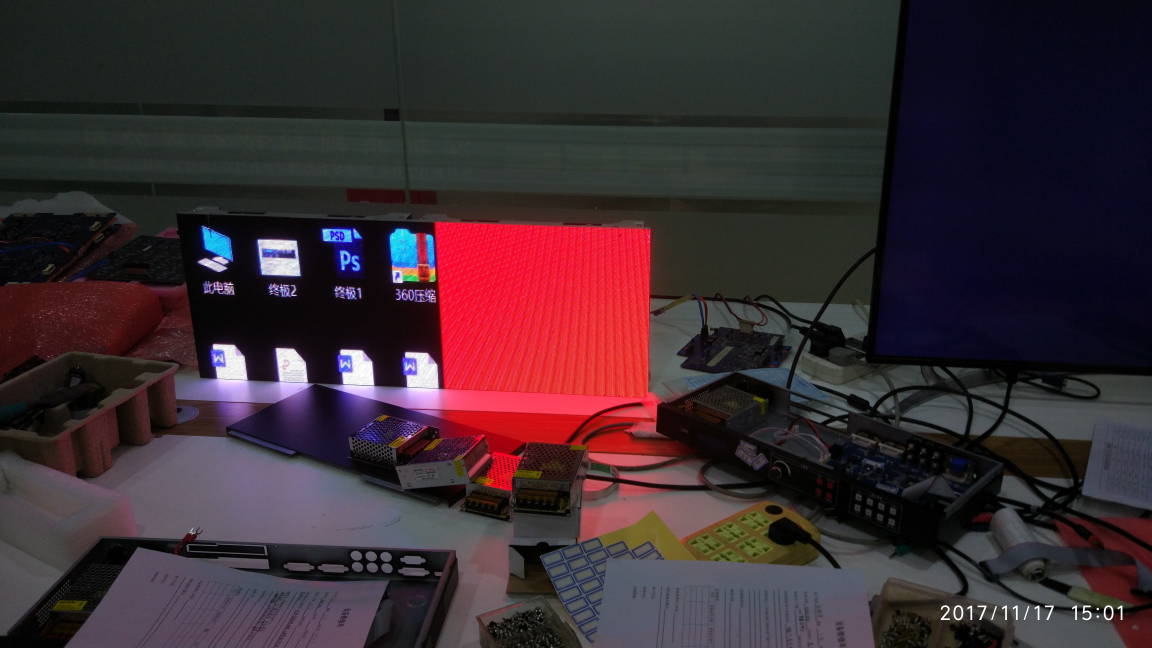
#> input picture IMG_20171117_150123.jpg, 4608 x 2592 px, given in place of IMG_20171118_094101.jpg, which was not available (shown at 1/4 size)
$ python main.py   (older library calls are emulated)
#> lines starting #> are read from the running program, lines starting #| are printed output that depends on the picture; after the words box and inside, x2 and y2 are one past the last pixel; in counts of white or black regions, pixels touching at a corner belong together; pictures that were not available may be replaced by others from this repository, and a replacement may not be noted
#> further down, image is the input picture: shape (2592, 4608, 3); mean B, G, R 49.4, 43.6, 58.9
# import the necessary packages
import numpy as np
import matplotlib.pyplot as plt
import cv2


def show_image(image):
    cv2.namedWindow("image", 0)
    cv2.resizeWindow("image", 800, 600)
    cv2.imshow("image", image)
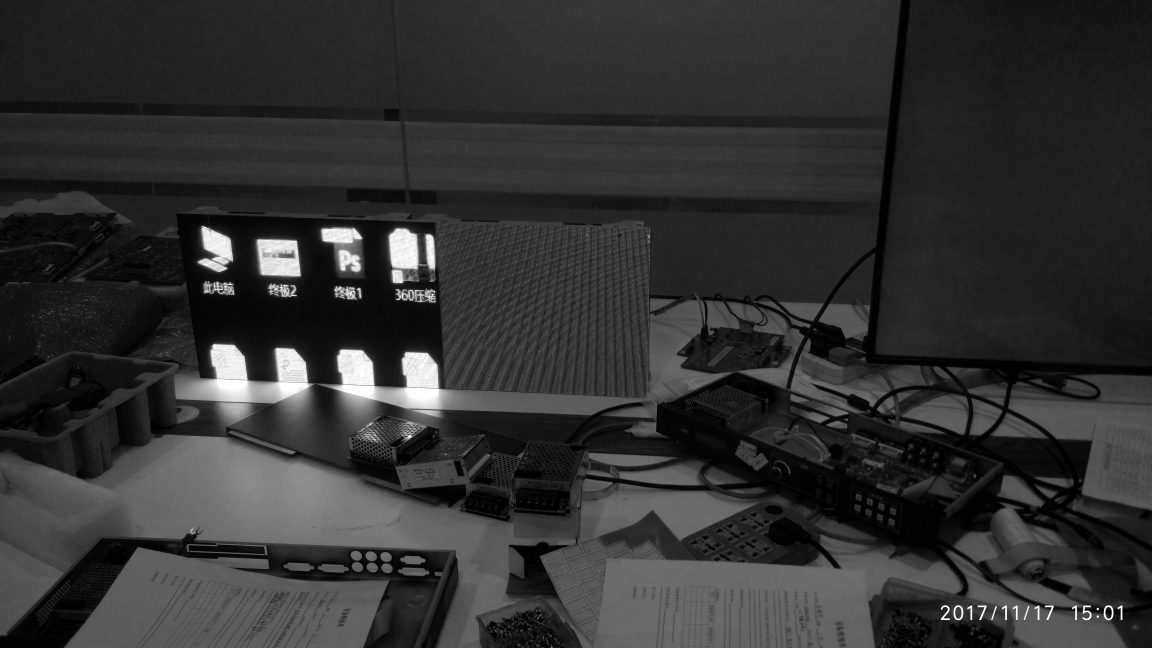
#> window 'image': shape (2592, 4608) (shown at 1/4 size); min 0, max 255, mean 49.4
    cv2.waitKey(0)


def show_histogram(image):
    # opencv方法读取-cv2.calcHist（速度最快）
    # 图像，通道[0]-灰度图，掩膜-无，灰度级，像素范围
    hist_cv = cv2.calcHist([image], [0], None, [256], [0, 256])
    # numpy方法读取-np.histogram()
    hist_np, bins = np.histogram(image.ravel(), 256, [0, 256])
    # numpy的另一种方法读取-np.bincount()（速度=10倍法2）
    hist_np2 = np.bincount(image.ravel(), minlength=256)
    plt.subplot(221), plt.imshow(image, 'gray')
    plt.subplot(222), plt.plot(hist_cv)
    plt.subplot(223), plt.plot(hist_np)
    plt.subplot(224), plt.plot(hist_np2)
    cv2.waitKey(0)


def detect_contour(image):
    show_image(image)
    # compute the Scharr gradient magnitude representation of the images
    # in both the x and y direction
    gradX = cv2.Sobel(image, ddepth=cv2.CV_32F, dx=1, dy=0, ksize=-1)
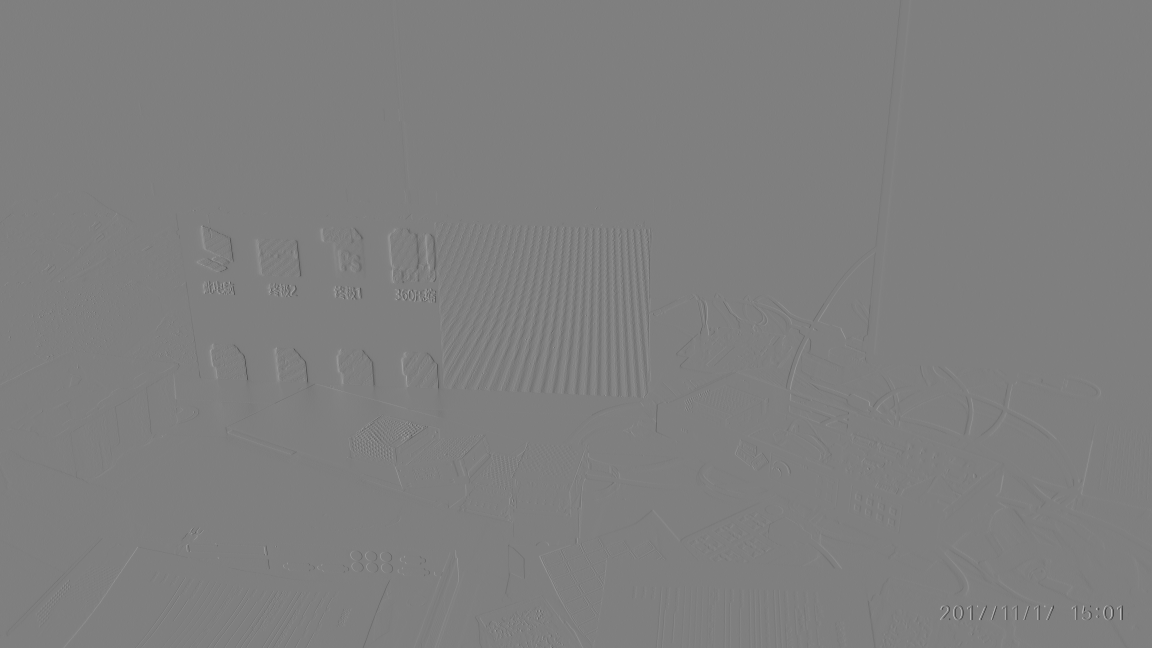
#> gradX: shape (2592, 4608) float32 (shown at 1/4 size); min -4080, max 4080, mean 0; drawn with min black and max white
    gradY = cv2.Sobel(image, ddepth=cv2.CV_32F, dx=0, dy=1, ksize=-1)

    # subtract the y-gradient from the x-gradient
    gradient = cv2.subtract(gradX, gradY)
    gradient = cv2.convertScaleAbs(gradient)
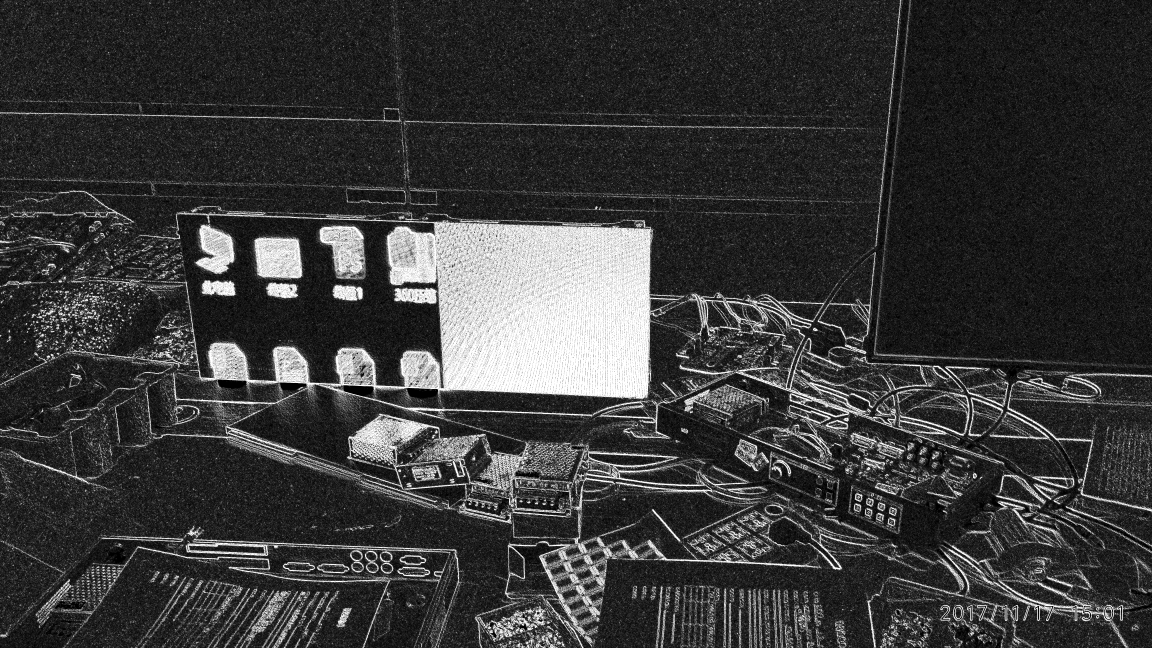
#> gradient: shape (2592, 4608) (shown at 1/4 size); min 0, max 255, mean 56.7

    show_image(gradient)

    # blur and threshold the image
    blurred = cv2.blur(gradient, (9, 9))
    (_, thresh) = cv2.threshold(blurred, 128, 255, cv2.THRESH_BINARY)
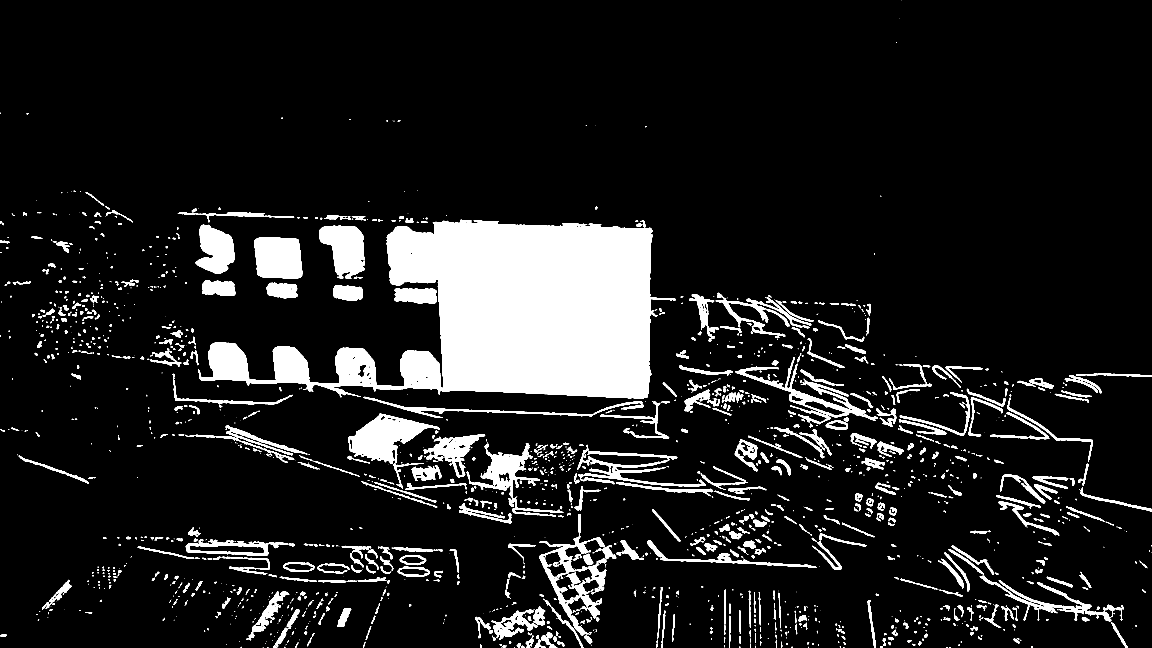
#> thresh: shape (2592, 4608) (shown at 1/4 size); 10.9% white; 2175 white regions (998 under 20 px)

    show_image(thresh)
    '''
    # construct a closing kernel and apply it to the thresholded image
    kernel = cv2.getStructuringElement(cv2.MORPH_RECT, (5, 5))
    closed = cv2.morphologyEx(thresh, cv2.MORPH_CLOSE, kernel)  # 构造正方形，消除间隙

    # perform a series of erosions and dilations
    closed = cv2.erode(closed, None, iterations=2)  # 4次腐蚀，去掉细节
    closed = cv2.dilate(closed, None, iterations=2)  # 4次膨胀，让轮廓突出

    show_image(closed)
    '''
    # find the contours in the thresholded image
    (_, cnts, __) = cv2.findContours(thresh.copy(), cv2.RETR_EXTERNAL, cv2.CHAIN_APPROX_SIMPLE)
#> cnts = 2171 contours, 1175 with area under 20; largest, box (x1, y1, x2, y2) and area: (792, 879, 2703, 1596) 699604, (1394, 1655, 1758, 1856) 33890, (1018, 950, 1209, 1114) 28050, (1278, 903, 1459, 1115) 25609, (2941, 1429, 3512, 1684) 21144

    # if no contours were found, return None
    if len(cnts) == 0:
        return None

    # otherwise, sort the contours by area and compute the rotated
    # bounding box of the largest contour
    cnt = sorted(cnts, key=cv2.contourArea, reverse=True)[0]
#> cnt = contour of 2385 points, box (x1, y1, x2, y2) (792, 879, 2703, 1596), area 699604
    cv2.drawContours(image, [cnt], -1, (255, 255, 255), 10)
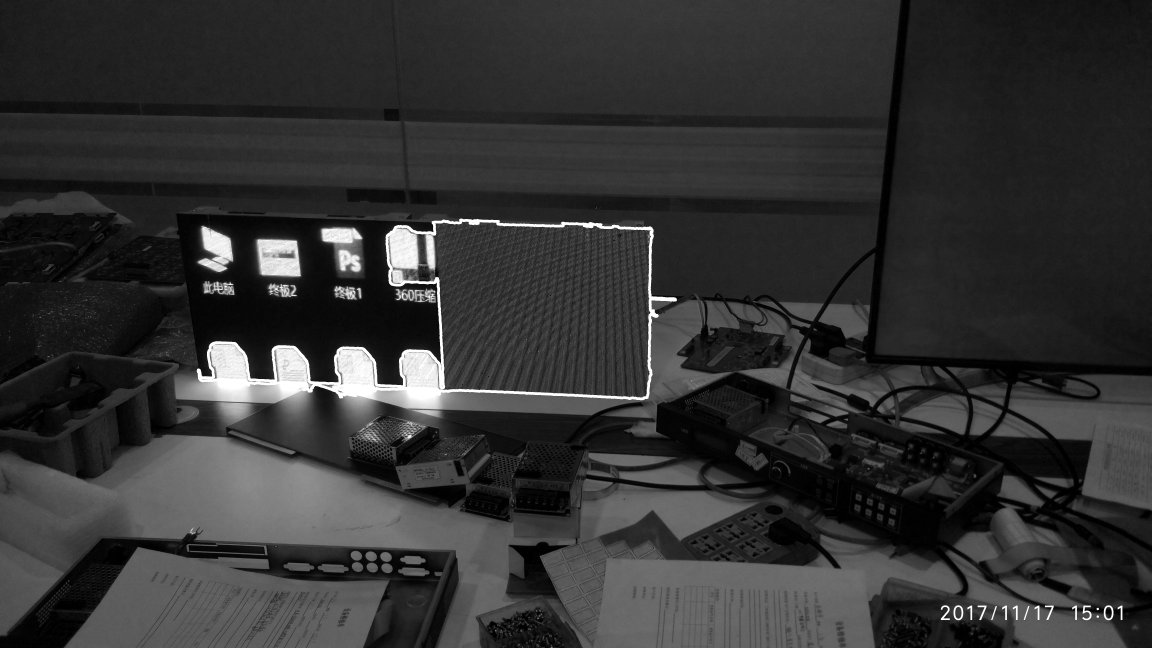
#> image: shape (2592, 4608) (shown at 1/4 size); 0.63% of pixels changed, all inside (x1, y1, x2, y2) = (787, 874, 2708, 1601)
    show_image(image)

    # rect = cv2.minAreaRect(c)
    # box = np.int0(cv2.boxPoints(rect))
    # return box # the bounding box of the barcode
    hull = cv2.convexHull(cnt)
#> hull = contour of 28 points, box (x1, y1, x2, y2) (792, 879, 2703, 1596), area 1064240
    return hull


if __name__ == '__main__':
    cap = cv2.VideoCapture(0)
    size = (int(cap.get(cv2.CAP_PROP_FRAME_WIDTH)),
            int(cap.get(cv2.CAP_PROP_FRAME_HEIGHT)))
    image = cv2.imread("IMG_20171118_094101.jpg")
    # rect = detect_contour(cv2.cvtColor(image, cv2.COLOR_BGR2GRAY))
    rect = detect_contour(np.array(image[:, :, 0]))
#> rect has the same summary as hull in detect_contour
    cv2.drawContours(image, [rect], -1, (0, 0, 255), 10)
#> image: shape (2592, 4608, 3)
    show_image(image)
